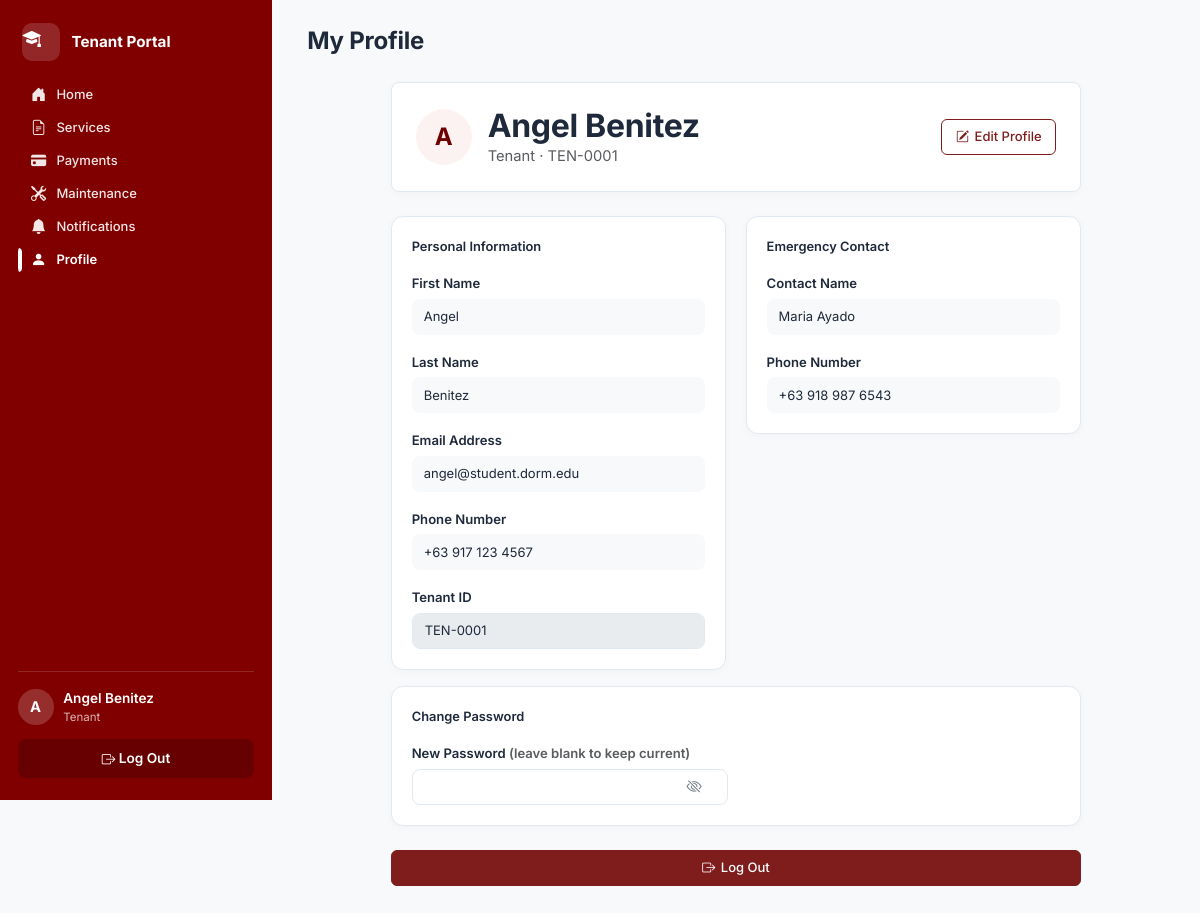
Page /tenant/profile.php (signed in) on the committed database.
### tables this page shows
CREATE TABLE tenants (
  tenant_id         INT UNSIGNED AUTO_INCREMENT PRIMARY KEY,
  user_id           INT UNSIGNED NOT NULL,
  room_id           INT UNSIGNED DEFAULT NULL,
  checkin_date      DATE DEFAULT NULL,
  checkout_date     DATE DEFAULT NULL,
  status            ENUM('Pending','Active','Evicted','Checked Out')
                    NOT NULL DEFAULT 'Pending',
  tenant_type       ENUM('Student','Employee') NOT NULL DEFAULT 'Student',
  key_returned      BOOLEAN NOT NULL DEFAULT FALSE,
  approval_status   ENUM('Pending','Approved','Declined','Rejected')
                    NOT NULL DEFAULT 'Pending',
  contact_number    VARCHAR(20) DEFAULT NULL,
  emergency_contact_name VARCHAR(100) DEFAULT NULL,
  emergency_contact_phone VARCHAR(20) DEFAULT NULL,
  rejection_reason  TEXT DEFAULT NULL,
  emergency_contact VARCHAR(100),
  emergency_phone   VARCHAR(20),
  date_registered   TIMESTAMP NOT NULL DEFAULT CURRENT_TIMESTAMP,
  CONSTRAINT fk_tenant_user FOREIGN KEY (user_id) REFERENCES users(user_id) ON DELETE CASCADE,
  CONSTRAINT fk_tenant_room FOREIGN KEY (room_id) REFERENCES dorm_rooms(room_id) ON DELETE SET NULL,
  UNIQUE KEY uq_tenant_user (user_id),
  INDEX idx_tenant_status (status),
  INDEX idx_tenant_approval (approval_status),
  INDEX idx_tenant_room (room_id)
);

CREATE TABLE users (
  user_id       INT UNSIGNED AUTO_INCREMENT PRIMARY KEY,
  first_name    VARCHAR(50)  NOT NULL,
  last_name     VARCHAR(50)  NOT NULL,
  email         VARCHAR(255) NOT NULL,
  password_hash VARCHAR(255) NOT NULL,
  reset_otp_code VARCHAR(6) DEFAULT NULL,
  reset_otp_expires_at DATETIME DEFAULT NULL,
  reset_otp_created_at DATETIME DEFAULT NULL,
  password_changed_at DATETIME DEFAULT NULL,
  age           TINYINT UNSIGNED DEFAULT NULL,
  phone         VARCHAR(20)  DEFAULT NULL,
  role          ENUM('admin','tenant') NOT NULL DEFAULT 'tenant',
  is_active     BOOLEAN NOT NULL DEFAULT TRUE,
  last_login    DATETIME DEFAULT NULL,
  date_created  TIMESTAMP NOT NULL DEFAULT CURRENT_TIMESTAMP,
  UNIQUE KEY uq_users_email (email),
  INDEX idx_users_role (role)
);

### includes/functions.php (called while the page is built, shortened)
<?php
function clean(?string $value): string
{
    return htmlspecialchars(trim($value ?? ''), ENT_QUOTES, 'UTF-8');
}

### tenant/profile.php (the view, shortened to what this page needs)
<?php
$db = get_db();
$stmt = $db->prepare('SELECT u.*, t.tenant_id, t.emergency_contact, t.emergency_phone FROM users u JOIN tenants t ON t.user_id = u.user_id WHERE u.user_id = ?');
$stmt->execute([current_user_id()]);
$profile = $stmt->fetch();
$contactName = preg_replace('/\s*\([^)]*\)$/', '', (string) ($profile['emergency_contact'] ?? ''));
include __DIR__ . '/../includes/header.php';
?>
<div class="page-header"><div><h1>My Profile</h1></div></div>
<div class="container-lg">
  <div class="row justify-content-center">
    <div class="col-lg-10">
      <div class="card border-0 shadow-sm rounded-4 p-4 mb-4">
        <div class="d-flex align-items-center justify-content-between gap-3">
          <div class="d-flex align-items-center gap-3">
            <div class="avatar-circle bg-maroon-subtle text-maroon fw-bold fs-4 d-flex align-items-center justify-content-center rounded-circle" style="width: 56px; height: 56px;">
              <?= clean(strtoupper(substr($profile['first_name'], 0, 1))) ?>
            </div>
            <div>
              <h2 class="mb-0"><?= clean($profile['first_name'] . ' ' . $profile['last_name']) ?></h2>
              <span class="text-muted">Tenant · TEN-<?= str_pad((string) $profile['tenant_id'], 4, '0', STR_PAD_LEFT) ?></span>
            </div>
          </div>
          <button type="button" id="toggleEditBtn" class="btn btn-action-light">
            <i class="bi bi-pencil-square"></i>
            <span>Edit Profile</span>
          </button>
        </div>
      </div>
      <form id="profileForm" method="post" class="mx-auto" style="max-width: 960px;">
        <div class="split-form">
          <div class="panel">
            <p class="fw-semibold small mb-3">Personal Information</p>
            <div class="mb-3"><label class="form-label">First Name</label><input class="form-control bg-light border-0 edit-field" name="first_name" value="<?= clean($profile['first_name']) ?>" readonly required></div>
            <div class="mb-3"><label class="form-label">Last Name</label><input class="form-control bg-light border-0 edit-field" name="last_name" value="<?= clean($profile['last_name']) ?>" readonly required></div>
            <div class="mb-3"><label class="form-label">Email Address</label><input type="email" class="form-control bg-light border-0 edit-field" name="email" value="<?= clean($profile['email']) ?>" readonly required></div>
            <div class="mb-3"><label class="form-label">Phone Number</label><input class="form-control bg-light border-0 edit-field" name="phone" value="<?= clean($profile['phone'] ?? '') ?>" readonly></div>
            <div class="mb-0"><label class="form-label">Tenant ID</label><input class="form-control" value="TEN-<?= str_pad((string) $profile['tenant_id'], 4, '0', STR_PAD_LEFT) ?>" disabled></div>
          </div>
          <div class="panel">
            <p class="fw-semibold small mb-3">Emergency Contact</p>
            <div class="mb-3"><label class="form-label">Contact Name</label><input class="form-control bg-light border-0 edit-field" name="emergency_contact" value="<?= clean($contactName) ?>" readonly required></div>
            <div class="mb-0"><label class="form-label">Phone Number</label><input class="form-control bg-light border-0 edit-field" name="emergency_phone" value="<?= clean($profile['emergency_phone'] ?? '') ?>" readonly required></div>
          </div>
        </div>
        <div class="panel mt-3">
          <p class="fw-semibold small mb-3">Change Password</p>
          <div class="row g-3">
            <div class="col-md-6">
              <label class="form-label">New Password <span class="text-muted">(leave blank to keep current)</span></label>
              <input type="password" class="form-control edit-field" name="new_password" value="" autocomplete="new-password" minlength="8" readonly>
            </div>
          </div>
        </div>
      </form>
      <a href="<?= BASE_URL ?>/auth/logout.php" class="btn btn-sm btn-action-primary w-100 mt-4 mx-auto d-block" style="max-width: 960px;"><i class="bi bi-box-arrow-right"></i> Log Out</a>
    </div>
  </div>
</div>
<?php include __DIR__ . '/../includes/footer.php'; ?>

### assets/css/app-theme.css (style rules this page uses)
.form-control, .form-select, .custom-select-trigger, .btn, .btn-top-action, .btn-action-primary, .btn-action-outline, .btn-action-light, .btn-action-approve, .btn-action-reject { min-height: 36px !important; border-radius: var(--border-radius) !important; font-size: .8125rem !important; box-sizing: border-box !important; transition: all 0.15s ease-in-out !important; }
.btn-top-action, .btn-action-primary, .btn-action-outline, .btn-action-light, .btn-action-approve, .btn-action-reject, .btn-icon { display: inline-flex !important; align-items: center !important; justify-content: center !important; gap: 0.4rem !important; height: 34px !important; padding: 0 0.85rem !important; font-size: 0.8125rem !important; font-weight: 500 !important; line-height: 1 !important; white-space: nowrap !important; border-radius: 6px !important; transition: all 0.15s ease-in-out !important; box-shadow: none !important; box-sizing: border-box !important; }
.btn-top-action, .btn-action-primary { background-color: #7f1d1d !important; border: 1px solid #7f1d1d !important; color: #ffffff !important; }
.btn-action-outline, .btn-action-light { background-color: #ffffff !important; border: 1px solid #7f1d1d !important; color: #7f1d1d !important; font-weight: 500 !important; }
button, .btn { display: inline-flex !important; align-items: center !important; justify-content: center !important; gap: 0.35rem !important; }

### rows in the picture
tenants: user.first_name "A", user.last_name "Angel Benitez", tenant_id "0001", first_name "Angel", last_name "Benitez", email "angel@student.dorm.edu", phone "+63 917 123 4567", tenant_id "TEN-0001", emergency_contact "Maria Ayado", emergency_phone "+63 918 987 6543"

### other values in the picture
$label "Home"
$label "Services"
$label "Payments"
$label "Maintenance"
$label "Notifications"
$label "Profile"
substr($_SESSION['first_name'] ?? '?', 0, 1) "A"
$role "Tenant"
